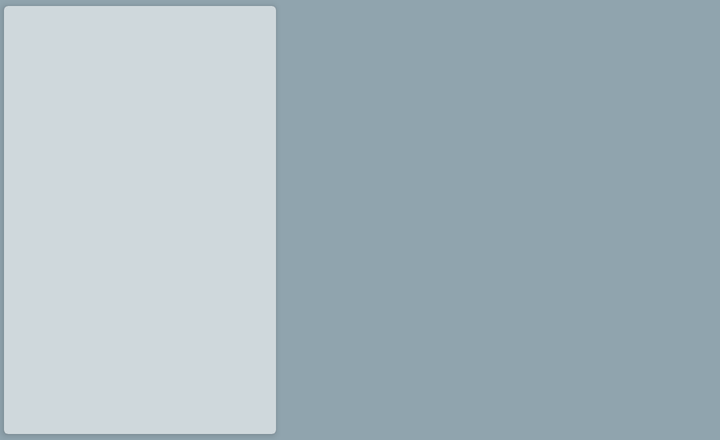
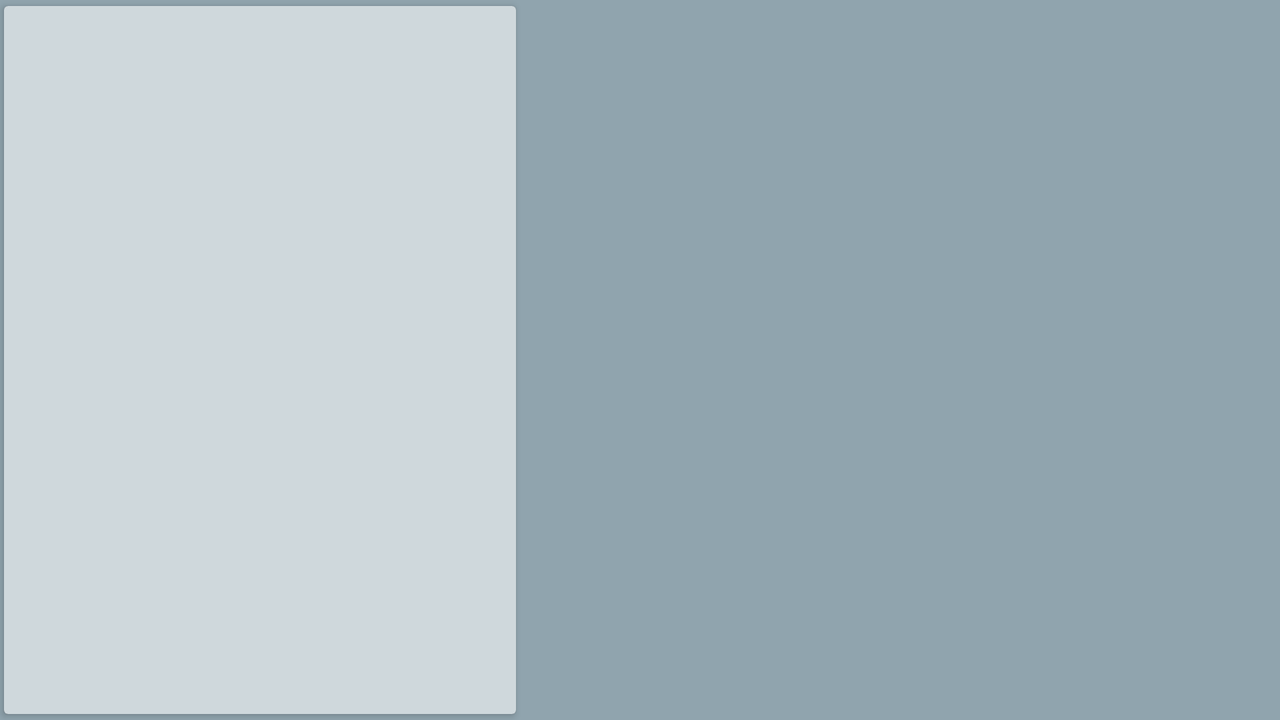

First picture: res/layout/ on a phone held upright. Second picture: the repository's own variant of that layout, on a device whose configuration matches the variant's folder. Source for both follows.
<!-- AndroidManifest.xml: application theme Theme.AppTheme -->
<!-- res/layout/movie_item.xml -->
<?xml version="1.0" encoding="utf-8"?>
<android.support.v7.widget.CardView
    xmlns:android="http://schemas.android.com/apk/res/android"
    xmlns:resauto="http://schemas.android.com/apk/res-auto"
    android:layout_width="140dp"
    android:layout_height="220dp"
    resauto:cardPreventCornerOverlap="false"
    resauto:cardUseCompatPadding="true"
    android:layout_margin="0dp"
    resauto:cardCornerRadius="2dp">

    <FrameLayout
        android:layout_width="match_parent"
        android:layout_height="match_parent">
        <ImageView
            android:id="@+id/iv"
            android:background="@color/accent"
            android:layout_width="match_parent"
            android:layout_height="match_parent"
            android:clickable="true"
            android:nestedScrollingEnabled="true"/>
        <TextView
            android:layout_width="wrap_content"
            android:layout_height="wrap_content"
            android:id="@+id/movie_favorite_text"
            android:textSize="@dimen/fav_star_size"
            android:textColor="@color/fav_gold"/>
    </FrameLayout>


</android.support.v7.widget.CardView>
<!-- resources referenced by this layout -->
<resources>
  <color name="accent">#CFD8DC</color>
  <color name="fav_gold">#FFD700</color>
  <dimen name="fav_star_size">24dp</dimen>
  <style name="Theme.AppTheme" parent="Theme.AppCompat">
          <item name="colorPrimary">@color/primary</item>
          <item name="colorPrimaryDark">@color/primary_dark</item>
          <item name="colorAccent">@color/accent</item>
          <item name="android:windowBackground">@color/background_color</item>
      </style>
  <color name="primary">#607D8B</color>
  <color name="primary_dark">#37474F</color>
  <color name="background_color">#90A4AE</color>
</resources>
<!-- res/layout-land/movie_item.xml (the repository's variant of the layout above) -->
<!-- drawn on the phone turned sideways -->
<?xml version="1.0" encoding="utf-8"?>
<android.support.v7.widget.CardView
    xmlns:android="http://schemas.android.com/apk/res/android"
    xmlns:resauto="http://schemas.android.com/apk/res-auto"
    android:layout_width="260dp"
    android:layout_height="360dp"
    resauto:cardPreventCornerOverlap="false"
    resauto:cardUseCompatPadding="true"
    android:layout_margin="0dp"
    resauto:cardCornerRadius="2dp">

    <FrameLayout
        android:layout_width="match_parent"
        android:layout_height="match_parent">
        <ImageView
            android:id="@+id/iv"
            android:background="@color/accent"
            android:layout_width="match_parent"
            android:layout_height="match_parent"
            android:clickable="true"
            android:nestedScrollingEnabled="true"
            android:contentDescription="@string/movie_poster"/>
    </FrameLayout>


</android.support.v7.widget.CardView>
<!-- resources referenced by the variant -->
<!-- as the phone turned sideways resolves them -->
<resources>
  <color name="accent">#CFD8DC</color>
  <string name="movie_poster">Movie Poster</string>
  <style name="Theme.AppTheme" parent="Theme.AppCompat">
          <item name="colorPrimary">@color/primary</item>
          <item name="colorPrimaryDark">@color/primary_dark</item>
          <item name="colorAccent">@color/accent</item>
          <item name="android:windowBackground">@color/background_color</item>
      </style>
  <color name="primary">#607D8B</color>
  <color name="primary_dark">#37474F</color>
  <color name="background_color">#90A4AE</color>
</resources>
